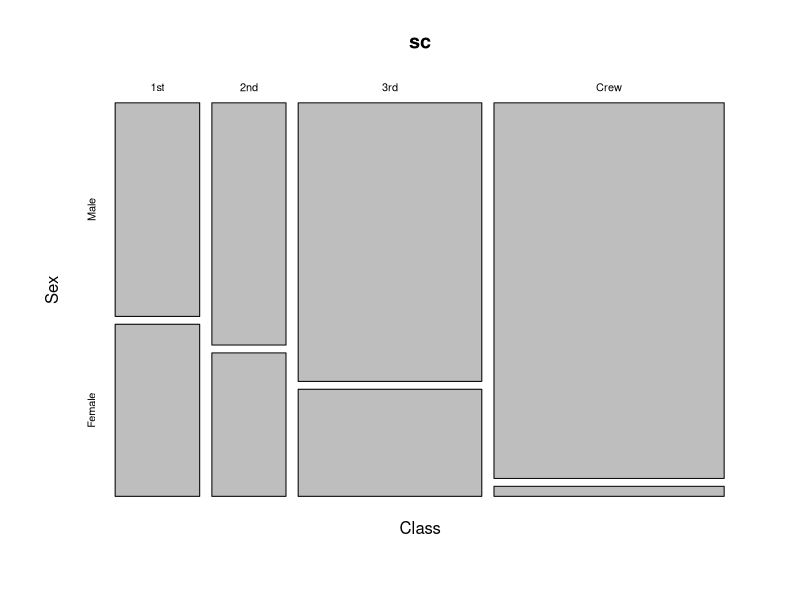
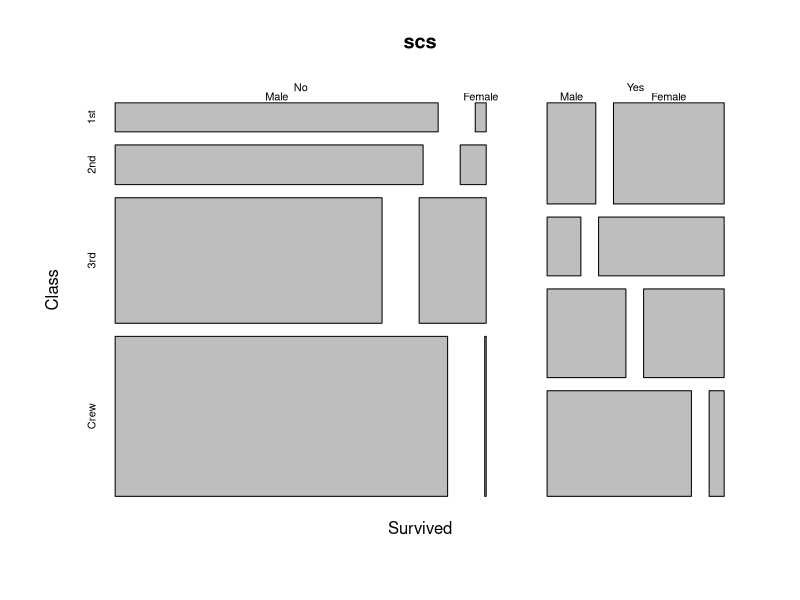
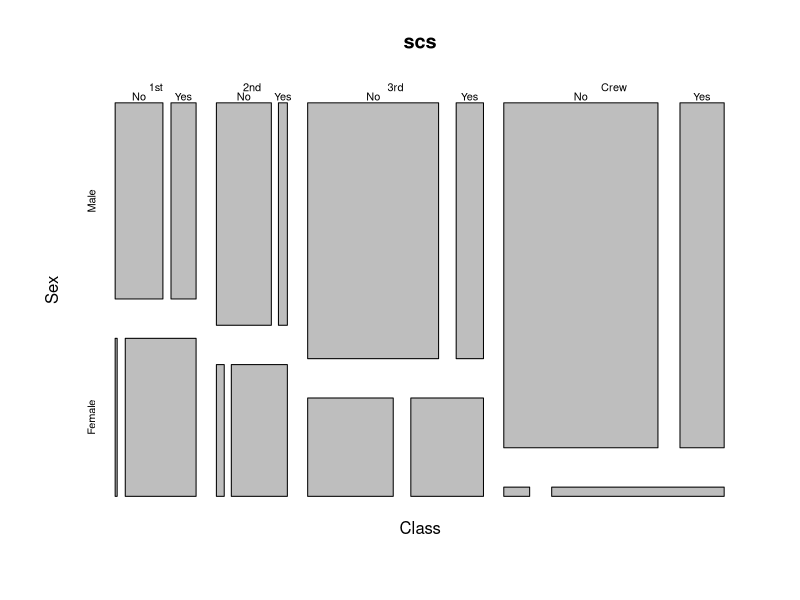

The R source for these figures, in order:
## ----------------------------------------------------------------------------------------------------------------
str(Titanic)
### a
sc <- as.table(apply(Titanic, c(1,2), sum))
str(sc)
plot(sc)
### b
scs <- as.table(apply(Titanic, c(4,1,2), sum))
str(scs)
plot(scs)
### c
scs <- as.table(apply(Titanic, c(1,2,4), sum))
str(scs)
plot(scs)

